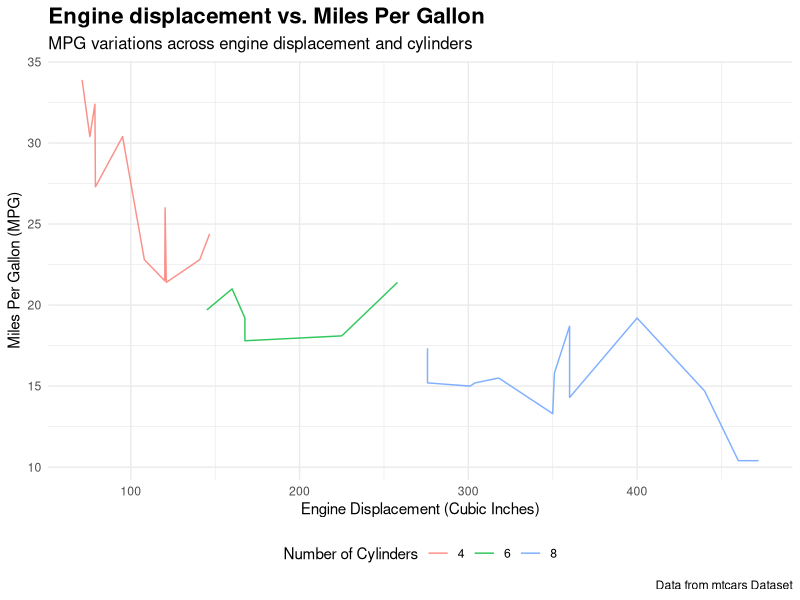

This chart was generated by the following R code:
# PA12
# Jelena Radovanovic
# 08/08/2026
# Using ggplot2 to create a line chart and show relationship,
#between disp and mpg.

install.packages("ggplot2")
library(ggplot2)

?mtcars

# Converting cyl to a factor
mtcars$cyl <- as.factor(mtcars$cyl)

#Plotting engine displacement (disp) vs. miles per gallon (mpg) 
ggplot(data=mtcars)+
  geom_line(
    mapping = aes(x=disp, y=mpg, color = cyl, group = cyl),
      alpha = 0.8
  ) +
  scale_color_discrete(name = "Number of Cylinders") + 
  labs(
    title = "Engine displacement vs. Miles Per Gallon",
    subtitle = "MPG variations across engine displacement and cylinders",
    x = "Engine Displacement (Cubic Inches)",
    y = "Miles Per Gallon (MPG)",
    caption = "Data from mtcars Dataset"
    ) +
  theme_minimal() +
  theme(
    plot.title = element_text(size = 16,face = "bold"),
    plot.subtitle = element_text(size = 12),
    legend.position = "bottom"
  )
  
